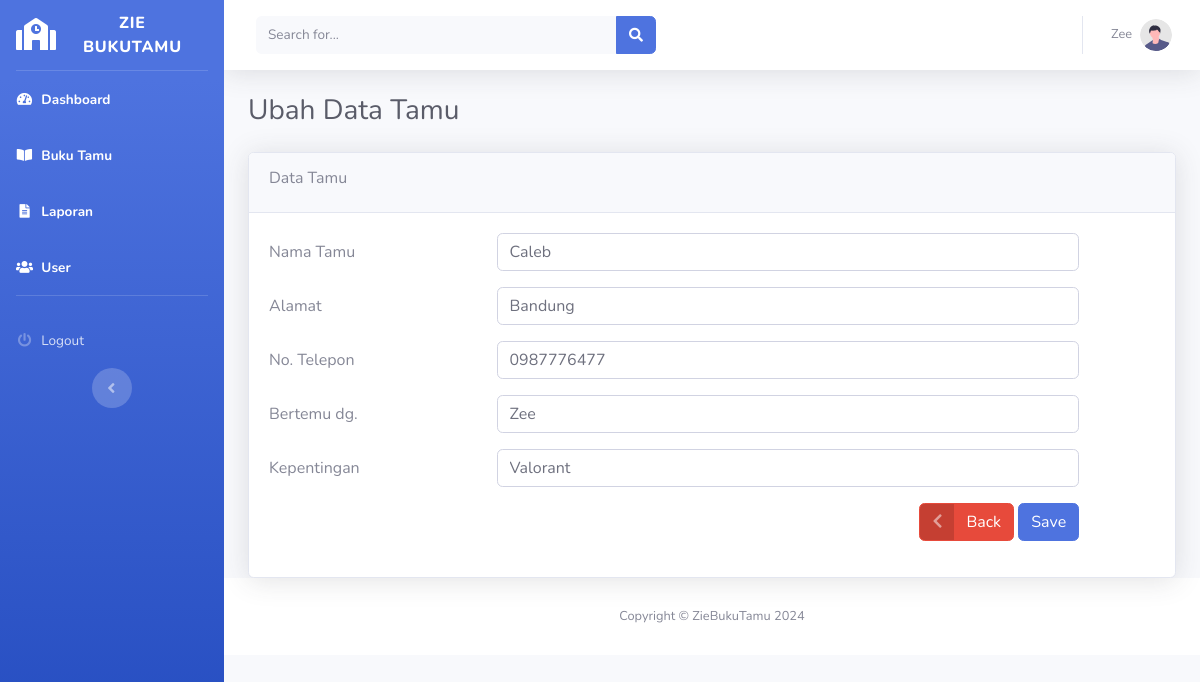
The page /edit-tamu.php?id=zt001 (signed in) on the database its author committed.
### tables this page shows
CREATE TABLE `bukutamu` (
  `id_tamu` varchar(5) NOT NULL,
  `tanggal` date NOT NULL,
  `nama_tamu` varchar(255) NOT NULL,
  `alamat` text NOT NULL,
  `no_hp` varchar(13) NOT NULL,
  `bertemu` varchar(255) NOT NULL,
  `kepentingan` varchar(255) NOT NULL
);

### function.php (called while the page is built, shortened)
<?php
require_once('koneksi.php');
function query($query)
{
    global $koneksi;
    $result = mysqli_query($koneksi, $query);
    $rows = [];
    while ($row =  mysqli_fetch_assoc($result)) {
        $rows[] = $row;
    }
    return $rows;
}

### edit-tamu.php (the view, shortened to what this page needs)
<?php
include_once('templates/header.php');
require_once('function.php');
?>
<div class="container-fluid">
    <h1 class="h3 mb-4 text-gray-800">Ubah Data Tamu</h1>
    <?php
    if (isset($_GET['id'])) {
        $id = $_GET['id'];
        $data = query("SELECT * FROM bukutamu WHERE id_tamu = '$id'")[0];
    }
    ?>
    <div class="card shadow mb4">
        <div class="card-header py-3">
            <h6>Data Tamu</h6>
        </div>
        <div class="card-body">
            <form method="POST" action="">
                <div class="form-group row">
                    <label for="nama_tamu" class="col-sm-3 col-form-label">Nama Tamu</label>
                    <div class="col-sm-8">
                        <input type="text" class="form-control" id="nama_tamu" name="nama_tamu" value="<?= $data['nama_tamu'] ?>"/>
                    </div>
                </div>
                <div class="form-group row">
                    <label for="alamat" class="col-sm-3 col-form-label">Alamat</label>
                    <div class="col-sm-8">
                        <input type="text" class="form-control" id="alamat" name="alamat" value="<?= $data['alamat'] ?>"/>
                    </div>
                </div>
                <div class="form-group row">
                    <label for="no_hp" class="col-sm-3 col-form-label">No. Telepon</label>
                    <div class="col-sm-8">
                        <input type="text" class="form-control" id="no_hp" name="no_hp" value="<?= $data['no_hp'] ?>"/>
                    </div>
                </div>
                <div class="form-group row">
                    <label for="bertemu" class="col-sm-3 col-form-label">Bertemu dg. </label>
                    <div class="col-sm-8">
                        <input type="text" class="form-control" id="bertemu" name="bertemu" value="<?= $data['bertemu'] ?>">
                    </div>
                </div>
                <div class="form-group row">
                    <label for="kepentingan" class="col-sm-3 col-form-label">Kepentingan</label>
                    <div class="col-sm-8">
                        <input type="text" class="form-control" id="kepentingan" name="kepentingan" value="<?= $data['kepentingan'] ?>">
                    </div>
                </div>
                <div class="form-group row">
                    <label for="" class="col-sm-3 col-form-label"></label>
                    <div class="col-sm-8 d-flex justify-content-end">
                        <div>
                            <a href="buku-tamu.php" type="button" class="btn btn-danger btn-icon-split">
                            <span class="icon text-white-50">
                                <i class="fas fa-chevron-left"></i>
                            </span>
                            <span class="text">Back</span>
                            </a>
                            <button class="btn btn-primary" name="simpan" type="submit">Save</button>
                        </div>
                    </div>
                </div>
            </form>
        </div>
</div>
</div>
<?php
include_once('templates/footer.php');
?>

### rows shown on the page
bukutamu: nama_tamu "Caleb", alamat "Bandung", no_hp "0987776477", bertemu "Zee", kepentingan "Valorant"

### other values the page prints
$_SESSION['username'] "Zee"
